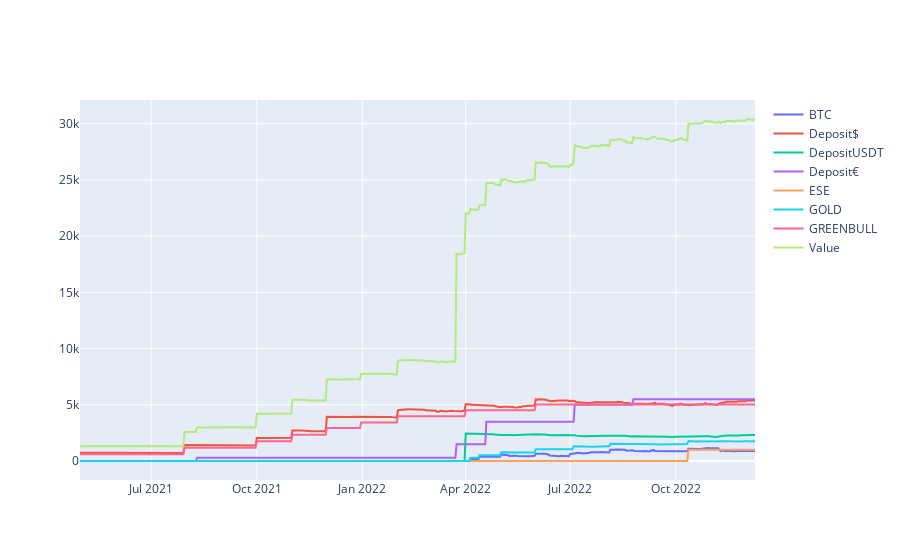

Here is the notebook cell this chart was saved with:
### Code cell
import plotly.graph_objects as go

fig = go.Figure()
# fig.add_trace(go.Scatter(x=df['Date'], y=df['ZEN_Deposit'], name='Deposit'))
# fig.add_trace(go.Scatter(x=df['Date'], y=df['ZEN_Invested'], name='Invested'))
# fig.add_trace(go.Scatter(x=df['Date'], y=df['ZEN_Value'], name='Value'))
for col in df.columns:
    lab = col.split('_')
    if lab[0] == 'ZEN' and lab[-1] == 'Value':
        fig.add_trace(go.Scatter(x=df['Date'], y=df[col], name=lab[1]))
fig.show()

### Figure 1 — Plotly figure (JSON) as saved in the notebook; plotly's stock layout.template omitted (floating-point values rounded to 4 significant figures; data arrays with more than 128 entries replaced by an {"elided": "..."} marker saying what was removed)
{"data": [{"name": "BTC", "type": "scatter", "x": {"elided": "658 str values"}, "y": {"elided": "658 float values"}}, {"name": "Deposit$", "type": "scatter", "x": {"elided": "658 str values"}, "y": {"elided": "658 float values"}}, {"name": "DepositUSDT", "type": "scatter", "x": {"elided": "658 str values"}, "y": {"elided": "658 float values"}}, {"name": "Deposit€", "type": "scatter", "x": {"elided": "658 str values"}, "y": {"elided": "658 int values"}}, {"name": "ESE", "type": "scatter", "x": {"elided": "658 str values"}, "y": {"elided": "658 float values"}}, {"name": "GOLD", "type": "scatter", "x": {"elided": "658 str values"}, "y": {"elided": "658 float values"}}, {"name": "GREENBULL", "type": "scatter", "x": {"elided": "658 str values"}, "y": {"elided": "658 int values"}}, {"name": "Value", "type": "scatter", "x": {"elided": "658 str values"}, "y": {"elided": "658 float values"}}], "layout": {}}
